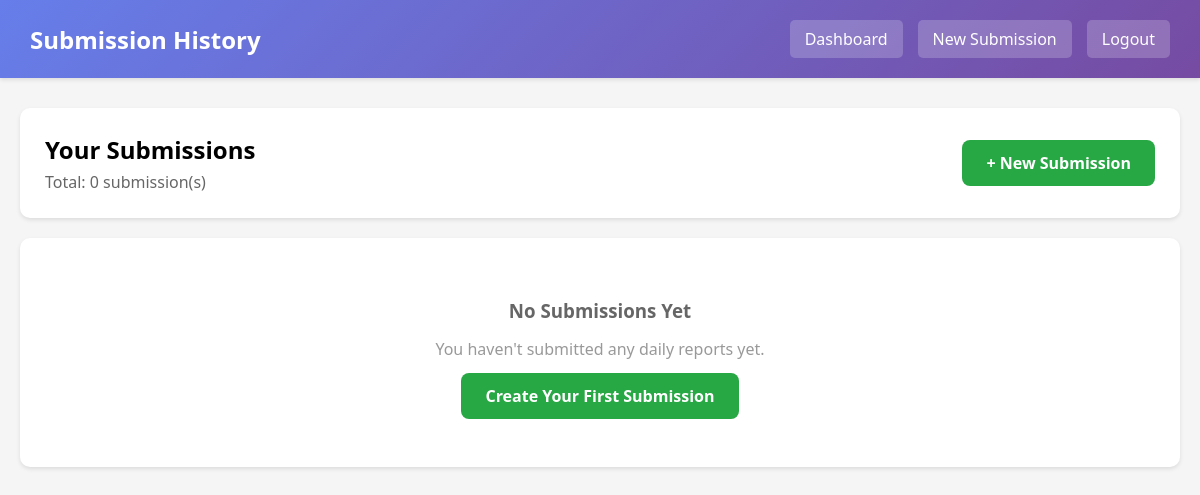
The page /views/manager/view_history.php (signed in) on the database as committed earlier.
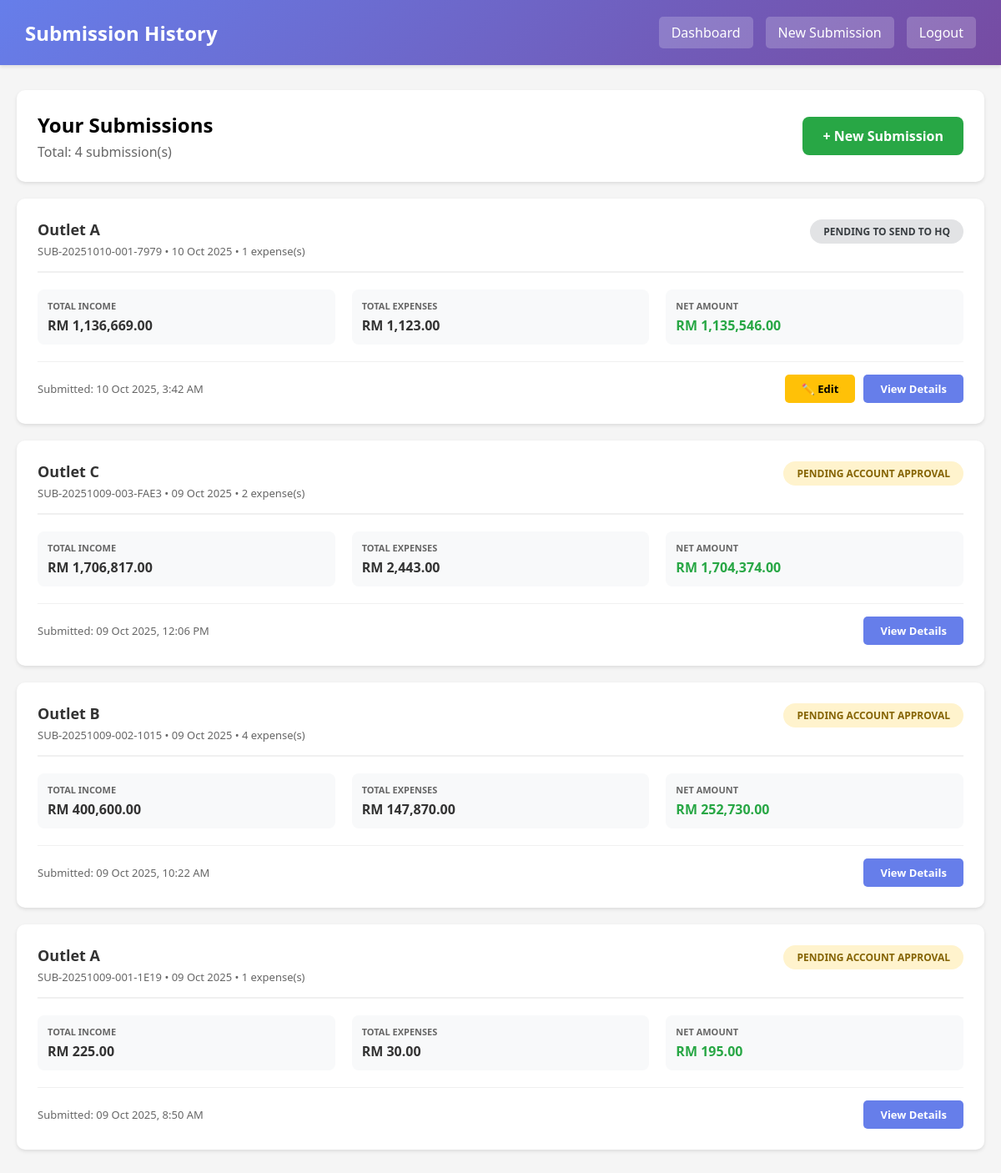
The same page on the database as committed later.
### tables this page shows
CREATE TABLE `daily_submissions` (
  `id` int(11) UNSIGNED NOT NULL,
  `submission_code` varchar(50) NOT NULL,
  `batch_code` varchar(50) DEFAULT NULL,
  `outlet_id` int(11) UNSIGNED NOT NULL,
  `manager_id` int(11) UNSIGNED NOT NULL,
  `submission_date` date NOT NULL,
  `berhad_sales` decimal(15,2) NOT NULL DEFAULT 0.00,
  `mp_coba_sales` decimal(15,2) NOT NULL DEFAULT 0.00,
  `mp_perdana_sales` decimal(15,2) NOT NULL DEFAULT 0.00,
  `market_sales` decimal(15,2) NOT NULL DEFAULT 0.00,
  `total_income` decimal(15,2) NOT NULL DEFAULT 0.00,
  `total_expenses` decimal(15,2) NOT NULL DEFAULT 0.00,
  `net_amount` decimal(15,2) NOT NULL DEFAULT 0.00,
  `status` enum('draft','submitted','pending','verified','rejected','revised') NOT NULL DEFAULT 'draft',
  `verified_by` int(11) UNSIGNED DEFAULT NULL,
  `verified_at` datetime DEFAULT NULL,
  `submitted_to_hq_at` datetime DEFAULT NULL,
  `rejection_reason` text DEFAULT NULL,
  `notes` text DEFAULT NULL,
  `created_at` timestamp NOT NULL DEFAULT current_timestamp(),
  `updated_at` timestamp NOT NULL DEFAULT current_timestamp() ON UPDATE current_timestamp()
);

CREATE TABLE `outlets` (
  `id` int(11) UNSIGNED NOT NULL,
  `outlet_code` varchar(20) NOT NULL,
  `outlet_name` varchar(100) NOT NULL,
  `location` varchar(255) DEFAULT NULL,
  `manager_id` int(11) UNSIGNED NOT NULL,
  `status` enum('active','inactive') NOT NULL DEFAULT 'active',
  `created_at` timestamp NOT NULL DEFAULT current_timestamp(),
  `updated_at` timestamp NOT NULL DEFAULT current_timestamp() ON UPDATE current_timestamp()
);

### includes/auth.php (called while the page is built, shortened)
<?php
function isLoggedIn() {
    return isset($_SESSION['logged_in']) && $_SESSION['logged_in'] === true;
}
function getCurrentUser() {
    return [
        'id'    => $_SESSION['user_id'] ?? null,
        'name'  => $_SESSION['user_name'] ?? '',
        'email' => $_SESSION['user_email'] ?? '',
        'role'  => $_SESSION['user_role'] ?? ''
    ];
}
?>

### includes/db.php (called while the page is built, shortened)
<?php
function getDB() {
    static $pdo = null;
    if ($pdo === null) {
        try {
            $dsn = sprintf(
                'mysql:host=%s;dbname=%s;charset=%s',
                DB_HOST,
                DB_NAME,
                DB_CHARSET
            );
            $options = [
                PDO::ATTR_ERRMODE            => PDO::ERRMODE_EXCEPTION,
                PDO::ATTR_DEFAULT_FETCH_MODE => PDO::FETCH_ASSOC,
                PDO::ATTR_EMULATE_PREPARES   => false,
                PDO::ATTR_PERSISTENT         => false,
                PDO::MYSQL_ATTR_USE_BUFFERED_QUERY => true
            ];
            $pdo = new PDO($dsn, DB_USER, DB_PASS, $options);
        } catch (PDOException $e) {
            error_log('Database connection failed: ' . $e->getMessage());
            if (APP_ENV === 'development') {
                die('Database connection failed: ' . htmlspecialchars($e->getMessage()));
            } else {
                die('Database connection failed. Please contact support.');
            }
        }
    }
    return $pdo;
}
function dbQuery($sql, $params = []) {
    try {
        $pdo = getDB();
        $stmt = $pdo->prepare($sql);
        $stmt->execute($params);
        return $stmt;
    } catch (PDOException $e) {
        error_log('Query failed: ' . $e->getMessage());
        error_log('SQL: ' . $sql);
        error_log('Params: ' . print_r($params, true));
        if (defined('APP_ENV') && APP_ENV === 'development') {
            echo "<div style='background:#fee; color:#c33; padding:15px; margin:10px; border:1px solid #fcc;'>";
            echo "<strong>Database Query Error:</strong><br>";
            echo htmlspecialchars($e->getMessage()) . "<br><br>";
            echo "<strong>SQL:</strong> " . htmlspecialchars($sql) . "<br>";
            echo "<strong>Params:</strong> " . htmlspecialchars(print_r($params, true));
            echo "</div>";
        }
        return false;
    }
}
function dbFetchAll($sql, $params = []) {
    $stmt = dbQuery($sql, $params);
    return $stmt ? $stmt->fetchAll() : false;
}
?>

### views/manager/view_history.php (the view, shortened to what the changed rows need)
<?php
$user = getCurrentUser();
$submissions = dbFetchAll("
    SELECT
        ds.*,
        o.outlet_name,
        o.outlet_code,
        (SELECT COUNT(*) FROM expenses WHERE submission_id = ds.id) as expense_count
    FROM daily_submissions ds
    INNER JOIN outlets o ON ds.outlet_id = o.id
    WHERE ds.manager_id = :manager_id
    ORDER BY ds.submission_date DESC, ds.created_at DESC
    LIMIT 100
", ['manager_id' => $user['id']]);
?>
<!DOCTYPE html>
<html lang="en">
<head>
</head>
<body>
    <div class="header">
        <div class="header-content">
            <h1>Submission History</h1>
        </div>
    </div>
    <div class="container">
        <div class="page-header">
            <div>
                <h2>Your Submissions</h2>
                <p style="color: #666; margin-top: 5px;">Total: <?php echo count($submissions); ?> submission(s)</p>
            </div>
        </div>
        <?php if (empty($submissions)): ?>
            <div class="empty-state">
                <h3>No Submissions Yet</h3>
                <p>You haven't submitted any daily reports yet.</p>
                <a href="submit_expenses.php" class="btn-new">Create Your First Submission</a>
            </div>
        <?php else: ?>
            <div class="submissions-grid">
                <?php foreach ($submissions as $sub): ?>
                    <div class="submission-card">
                        <div class="card-header">
                            <div class="card-title">
                                <h3><?php echo htmlspecialchars($sub['outlet_name']); ?></h3>
                                <div class="meta">
                                    <?php echo htmlspecialchars($sub['submission_code']); ?>
                                    • <?php echo date('d M Y', strtotime($sub['submission_date'])); ?>
                                    • <?php echo $sub['expense_count']; ?> expense(s)
                                </div>
                            </div>
                            <span class="status-badge status-<?php echo $sub['status']; ?>">
                                <?php
                                    $statusLabels = [
                                        'draft' => 'Pending to Send to HQ',
                                        'submitted' => 'Sent to HQ',
                                        'pending' => 'Pending Account Approval',
                                        'verified' => 'Verified',
                                        'rejected' => 'Rejected',
                                        'revised' => 'Revised'
                                    ];
                                    echo $statusLabels[$sub['status']] ?? ucfirst($sub['status']);
                                ?>
                            </span>
                        </div>
                        <div class="card-body">
                            <div class="info-group">
                                <label>Total Income</label>
                                <div class="value">RM <?php echo number_format($sub['total_income'], 2); ?></div>
                            </div>
                            <div class="info-group">
                                <label>Total Expenses</label>
                                <div class="value">RM <?php echo number_format($sub['total_expenses'], 2); ?></div>
                            </div>
                            <div class="info-group">
                                <label>Net Amount</label>
                                <div class="value <?php echo $sub['net_amount'] >= 0 ? 'positive' : 'negative'; ?>">
                                    RM <?php echo number_format($sub['net_amount'], 2); ?>
                                </div>
                            </div>
                        </div>
                        <div class="card-footer">
                            <span>
                                Submitted: <?php echo date('d M Y, g:i A', strtotime($sub['created_at'])); ?>
                            </span>
                            <div style="display: flex; gap: 10px;">
                                <?php if ($sub['status'] === 'draft'): ?>
                                    <a href="edit_submission.php?id=<?php echo $sub['id']; ?>" class="btn-view" style="background: #ffc107; color: #000;">
                                        ✏️ Edit
                                    </a>
                                <?php endif; ?>
                                <a href="view_details.php?id=<?php echo $sub['id']; ?>" class="btn-view">View Details</a>
                            </div>
                        </div>
                    </div>
                <?php endforeach; ?>
            </div>
        <?php endif; ?>
    </div>
</body>
</html>

Rows that differ between the two databases and show on the page:
added daily_submissions: outlet.outlet_name "Outlet A", submission_code "SUB-20251010-001-7979", submission_date "10 Oct 2025", expense_count "1", status "PENDING TO SEND TO HQ", total_income "1,136,669.00", total_expenses "1,123.00", net_amount "1,135,546.00", created_at "10 Oct 2025, 3:42 AM"
added daily_submissions: outlet.outlet_name "Outlet C", submission_code "SUB-20251009-003-FAE3", submission_date "09 Oct 2025", expense_count "2", status "PENDING ACCOUNT APPROVAL", total_income "1,706,817.00", total_expenses "2,443.00", net_amount "1,704,374.00", created_at "09 Oct 2025, 12:06 PM"
added daily_submissions: outlet.outlet_name "Outlet B", submission_code "SUB-20251009-002-1015", submission_date "09 Oct 2025", expense_count "4", status "PENDING ACCOUNT APPROVAL", total_income "400,600.00", total_expenses "147,870.00", net_amount "252,730.00", created_at "09 Oct 2025, 10:22 AM"
added daily_submissions: outlet.outlet_name "Outlet A", submission_code "SUB-20251009-001-1E19", submission_date "09 Oct 2025", expense_count "1", status "PENDING ACCOUNT APPROVAL", total_income "225.00", total_expenses "30.00", net_amount "195.00", created_at "09 Oct 2025, 8:50 AM"
Other text that changed with them:
count($submissions): "0" → "4"
text no longer shown: "No Submissions Yet You haven't submitted any daily reports yet. Create Your First Submission"
